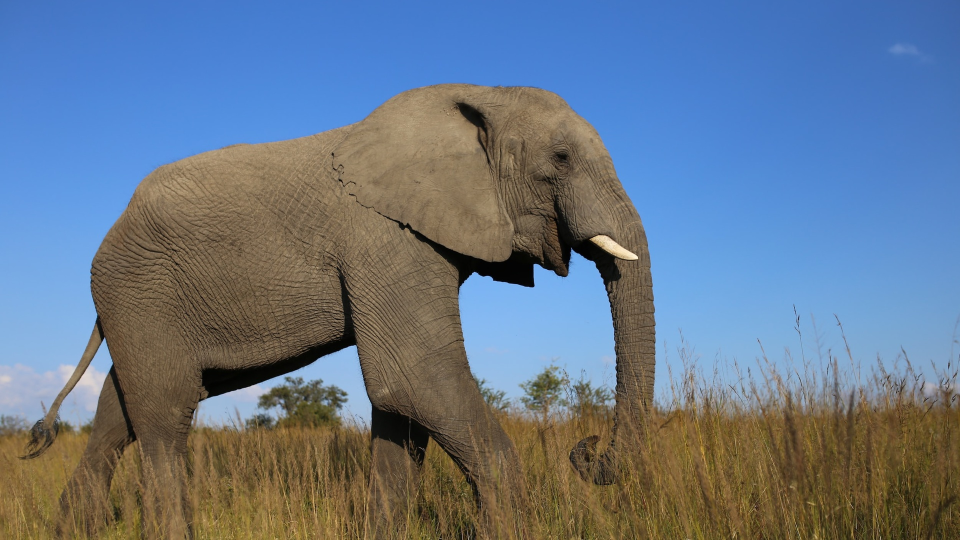
#> input picture 12.Visualization/img/elephant.jpg, 1920 x 1080 px, found by its file name (shown at 1/2 size); its folder holds 2 pictures in this run
$ python resize_img.py
#> lines starting #> are read from the running program, lines starting #| are printed output that depends on the picture
import cv2
import os

img_folder = r'F:\PythonWork\ocr\PaddleOCR-release-2.7\StyleText\img'
save_folder = r'F:\PythonWork\ocr\PaddleOCR-release-2.7\StyleText\img\resize'
img_list = os.listdir(img_folder)

for imgs in img_list:
    img_path = os.path.join(img_folder, imgs)
    save_img_path = os.path.join(save_folder, imgs)
    img = cv2.imread(img_path)
#> img is the input picture: shape (1080, 1920, 3); mean B, G, R 137.7, 118.9, 103.2

    h, w, _ = img.shape
#> h = 1080; w = 1920
    # print(h, w)
    w1 = int(w/(h/32))
#> w1 = 56


    img_resize = cv2.resize(img, (w1, 32))
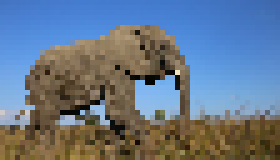
#> img_resize: shape (32, 56, 3) (shown 5 times larger); mean B, G, R 137.5, 118.7, 102.9

    cv2.imwrite(save_img_path, img_resize)

    print(save_img_path)
#> pass 2 of the loop `for imgs in img_list:`:
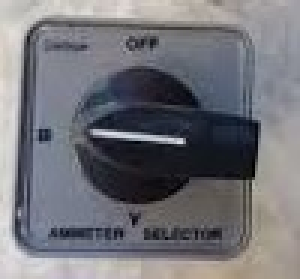
#> input picture 12.Visualization/img/left-18_n.jpg, 100 x 93 px, found by its file name (shown 3 times larger)
#> img is the input picture: shape (93, 100, 3); mean B, G, R 120.3, 114.6, 114.5
#> `img_resize = cv2.resize(img, (w1, 32))`:
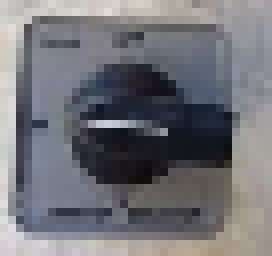
#> img_resize: shape (32, 34, 3) (shown 8 times larger); mean B, G, R 120, 114.3, 114.2
